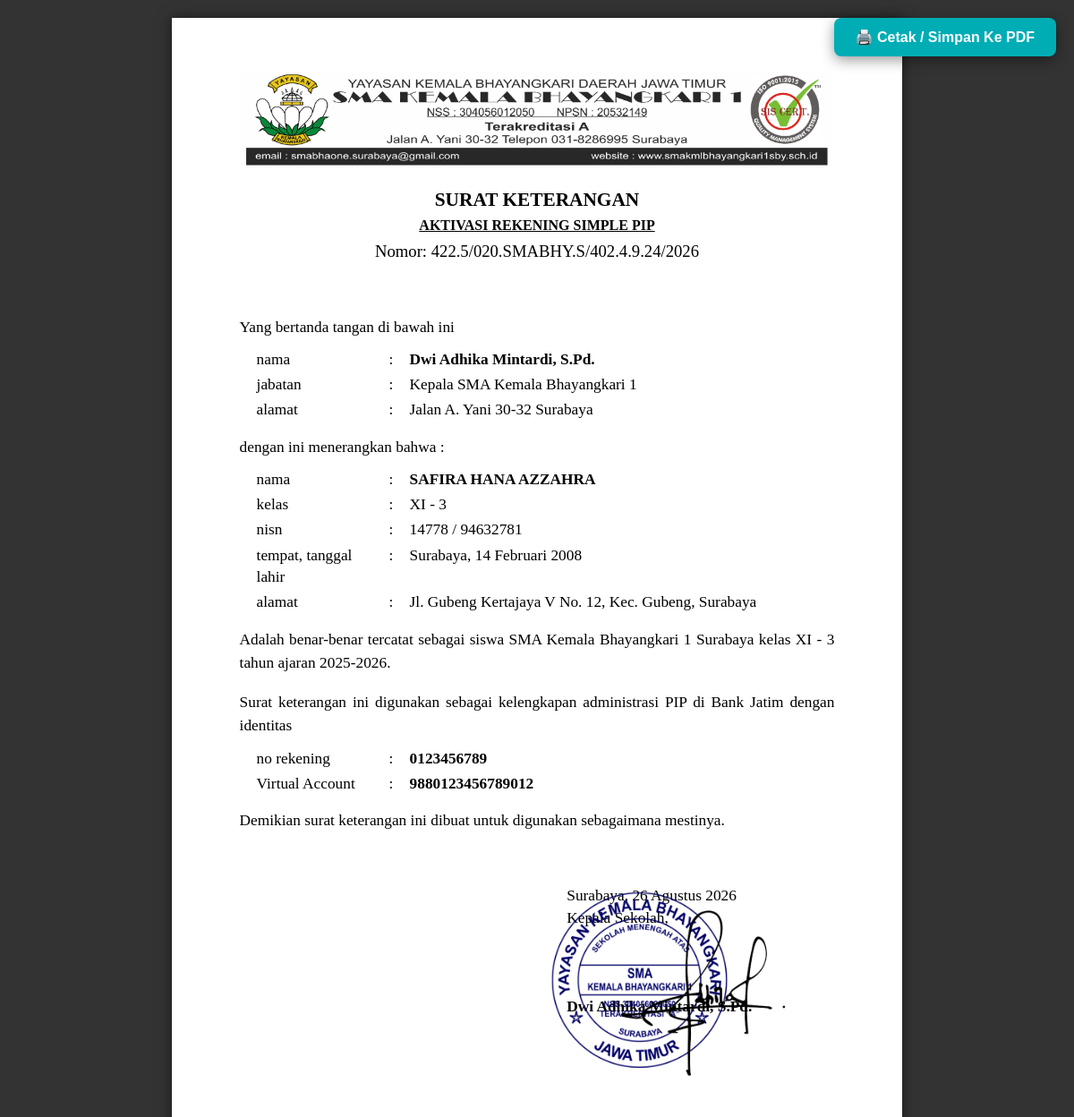
Page /surat/cetak/21 (signed in) on the committed database.
### tables this page shows
CREATE TABLE surat (
            id INTEGER PRIMARY KEY AUTOINCREMENT,
            jenis_surat TEXT, nomor_surat TEXT, perihal TEXT, bulan TEXT, uploaded_by TEXT,
            nama_penerima TEXT, unit TEXT, no_pegawai TEXT, kelas TEXT DEFAULT '-', no_induk_siswa TEXT DEFAULT '-',
            ttl TEXT DEFAULT '-', alamat TEXT DEFAULT '-', isi_keterangan TEXT DEFAULT '-', keterangan_acara TEXT DEFAULT '-', nama_event TEXT,
            hari_tanggal TEXT, tempat TEXT, tgl_surat TEXT DEFAULT '-',
            lampiran TEXT DEFAULT '-', waktu TEXT DEFAULT '-', alamat_tempat TEXT DEFAULT '-',
            isi_custom_html TEXT DEFAULT '-', file_custom_path TEXT DEFAULT '-',
            nama_bank TEXT DEFAULT '-', no_rekening TEXT DEFAULT '-', virtual_account TEXT DEFAULT '-'
        , is_approved INTEGER DEFAULT 0);

### routes/surat_keluar_routes.py (the view)
@surat_keluar_bp.route('/surat/cetak/<int:surat_id>')
def cetak_surat(surat_id):
    if 'username' not in session:
        return redirect(url_for('auth_bp.login_page'))
    conn = get_db()
    cursor = conn.cursor()
    cursor.execute("SELECT * FROM surat WHERE id = ?", (surat_id,))
    surat = cursor.fetchone()
    conn.close()
    if not surat:
        return "Surat tidak ditemukan!", 404
    surat_dict = dict(surat)
    surat_dict['tgl_surat_indo'] = format_tanggal_indo(surat_dict.get('tgl_surat'))
    if surat_dict.get('jenis_surat') == 'CUSTOM_FILE' and surat_dict.get('file_custom_path') != '-':
        upload_folder = os.path.join(current_app.root_path, 'static', 'uploads')
        return send_from_directory(upload_folder, surat_dict['file_custom_path'])
    if surat_dict['jenis_surat'] == 'REKOMENDASI_KOLEKTIF':
        raw_siswa = surat_dict.get('isi_keterangan', '') or ''
        siswa_list = []
        for line in raw_siswa.strip().split('\n'):
            if line.strip():
                parts = [p.strip() for p in line.split(',')]
                siswa_list.append({
                    'nama': parts[0] if len(parts) > 0 else '-',
                    'kelas': parts[1] if len(parts) > 1 else '-',
                    'nis': parts[2] if len(parts) > 2 else '-'
                })
        surat_dict['siswa_list'] = siswa_list
        return render_template('cetak_rekomendasi_kolektif.html', surat=surat_dict)
    elif surat['jenis_surat'] == 'KETERANGAN':
        return render_template('cetak_keterangan.html', surat=surat_dict)
    elif surat['jenis_surat'] == 'TUGAS':
        return render_template('cetak_tugas.html', surat=surat_dict)
    elif surat['jenis_surat'] == 'UNDANGAN':
        return render_template('cetak_undangan.html', surat=surat_dict)
    elif surat_dict['jenis_surat'] == 'KETERANGAN_PIP':
        return render_template('cetak_keterangan_pip.html', surat=surat_dict)
    elif surat['jenis_surat'] == 'SARPRAS':
        return render_template('cetak_sarpras.html', surat=surat_dict)
    elif surat['jenis_surat'] == 'CUSTOM_EDITOR':
        return render_template('cetak_custom.html', surat=surat_dict)
    return render_template('cetak_surat.html', surat=surat_dict)

### routes/utils.py (called while the page is built)
def get_db():
    conn = sqlite3.connect('arsip_kantor.db')
    conn.row_factory = sqlite3.Row
    return conn

def format_tanggal_indo(tgl_str):
    if not tgl_str or tgl_str == '-':
        return '18 Agustus 2026'
    bulan_indo = {
        '01': 'Januari', '02': 'Februari', '03': 'Maret', '04': 'April',
        '05': 'Mei', '06': 'Juni', '07': 'Juli', '08': 'Agustus',
        '09': 'September', '10': 'Oktober', '11': 'November', '12': 'Desember'
    }
    try:
        parts = tgl_str.split('-')
        if len(parts) == 3:
            thn, bln, tgl = parts
            return f"{int(tgl)} {bulan_indo.get(bln, bln)} {thn}"
    except Exception:
        pass
    return tgl_str

### templates/cetak_keterangan_pip.html (shortened to what this page needs)
<!DOCTYPE html>
<html lang="id">
<head>
</head>
<body>
    <button class="btn-print" onclick="window.print()">🖨️ Cetak / Simpan Ke PDF</button>
    <div class="paper">
        <div class="kop-container">
            <img src="{{ url_for('static', filename='img/kop.png') }}" class="kop-surat-img" alt="Kop Surat">
        </div>
        <div class="judul-surat">SURAT KETERANGAN</div>
        <div class="sub-judul">AKTIVASI REKENING SIMPLE PIP</div>
        <div class="nomor-surat">Nomor: {{ surat['nomor_surat'] }}</div>
        <p style="margin: 0 0 10px 0;">Yang bertanda tangan di bawah ini</p>
        <table class="form-table">
            <tr><td width="140">nama</td><td width="15">:</td><td><b>Dwi Adhika Mintardi, S.Pd.</b></td></tr>
            <tr><td>jabatan</td><td>:</td><td>Kepala SMA Kemala Bhayangkari 1</td></tr>
            <tr><td>alamat</td><td>:</td><td>Jalan A. Yani 30-32 Surabaya</td></tr>
        </table>
        <p style="margin: 15px 0 10px 0;">dengan ini menerangkan bahwa :</p>
        <table class="form-table">
            <tr><td width="140">nama</td><td width="15">:</td><td><b>{{ surat['nama_penerima'] or '-' }}</b></td></tr>
            <tr><td>kelas</td><td>:</td><td>{{ surat['kelas'] or '-' }}</td></tr>
            <tr><td>nisn</td><td>:</td><td>{{ surat['no_induk_siswa'] or '-' }}</td></tr>
            <tr><td>tempat, tanggal lahir</td><td>:</td><td>{{ surat['ttl'] or '-' }}</td></tr>
            <tr><td>alamat</td><td>:</td><td>{{ surat['alamat'] or '-' }}</td></tr>
        </table>
        <p style="text-align: justify; margin-top: 15px; margin-bottom: 10px; line-height: 1.5;">
            Adalah benar-benar tercatat sebagai siswa SMA Kemala Bhayangkari 1 Surabaya kelas {{ surat['kelas'] or 'X' }} tahun ajaran 2025-2026.
        </p>
        <p style="text-align: justify; margin-bottom: 5px; line-height: 1.5;">
            Surat keterangan ini digunakan sebagai kelengkapan administrasi PIP di {{ surat['nama_bank'] or 'BNI' }} dengan identitas
        </p>
        <table class="form-table pip-box">
            <tr>
                <td width="140">no rekening</td>
                <td width="15">:</td>
                <td><b>{{ surat['no_rekening'] or '-' }}</b></td>
            </tr>
            <tr>
                <td>Virtual Account</td>
                <td>:</td>
                <td><b>{{ surat['virtual_account'] or '-' }}</b></td>
            </tr>
        </table>
        <p style="margin-top: 15px;">Demikian surat keterangan ini dibuat untuk digunakan sebagaimana mestinya.</p>
        <div style="display: flex; justify-content: flex-end; margin-top: 60px;">
            <div style="width: 45%; text-align: left;">
                <p style="margin: 0;">Surabaya, {{ surat['tgl_surat_indo'] }}<br>Kepala Sekolah,</p>
                <div style="height: 75px; position: relative; display: flex; justify-content: center; align-items: center;">
                    {% if surat.is_approved == 1 %}
                        <img src="{{ url_for('static', filename='img/ttd_stamp.png') }}"
                        style="position: absolute; width: 280px; height: auto; top: -55px; left: 35%; transform: translateX(-50%); z-index: 10; pointer-events: none;">
                    {% endif %}
                </div>
                <p style="margin: 0;"><b>Dwi Adhika Mintardi, S.Pd.</b></p>
            </div>
        </div>
    </div>
</body>
</html>

### templates/cetak_keterangan_pip.html (style rules this page uses)
body { font-family: 'Times New Roman', Times, serif; font-size: 13pt; line-height: 1.4; color: #000; background: #333; margin: 0; padding: 20px 0; }
.paper { width: 215.9mm; min-height: 330mm; padding: 15mm 20mm; background: #fff; margin: 0 auto; box-shadow: 0 0 15px rgba(0,0,0,0.5); box-sizing: border-box; }
.kop-container { width: 100%; margin-bottom: 20px; text-align: center; }
.kop-surat-img { max-width: 100%; height: auto; display: block; margin: 0 auto; }
.judul-surat { text-align: center; font-weight: bold; font-size: 16pt; margin-bottom: 2px; text-transform: uppercase; }
.sub-judul { text-align: center; font-weight: bold; font-size: 12pt; text-decoration: underline; margin-bottom: 4px; text-transform: uppercase; }
.nomor-surat { text-align: center; font-size: 14pt; margin-bottom: 60px; }
table.form-table { width: 100%; margin-left: 15px; margin-bottom: 15px; border-collapse: collapse; }
table.form-table td { padding: 2px 4px; vertical-align: top; }
.pip-box { margin-left: 15px; margin-top: 10px; margin-bottom: 15px; }
.btn-print { position: fixed; top: 20px; right: 20px; padding: 12px 24px; background: #00adb5; color: white; border: none; border-radius: 8px; font-weight: bold; font-size: 1rem; cursor: pointer; box-shadow: 0 4px 15px rgba(0,0,0,0.4); z-index: 9999; }

### rows in the picture
surat: nomor_surat "422.5/020.SMABHY.S/402.4.9.24/2026", nama_penerima "SAFIRA HANA AZZAHRA", kelas "XI - 3", no_induk_siswa "14778 / 94632781", ttl "Surabaya, 14 Februari 2008", alamat "Jl. Gubeng Kertajaya V No. 12, Kec. Gubeng, Surabaya", nama_bank "Bank Jatim", no_rekening "0123456789", virtual_account "9880123456789012"

### other values in the picture
{{ surat['tgl_surat_indo'] }} "26 Agustus 2026"
